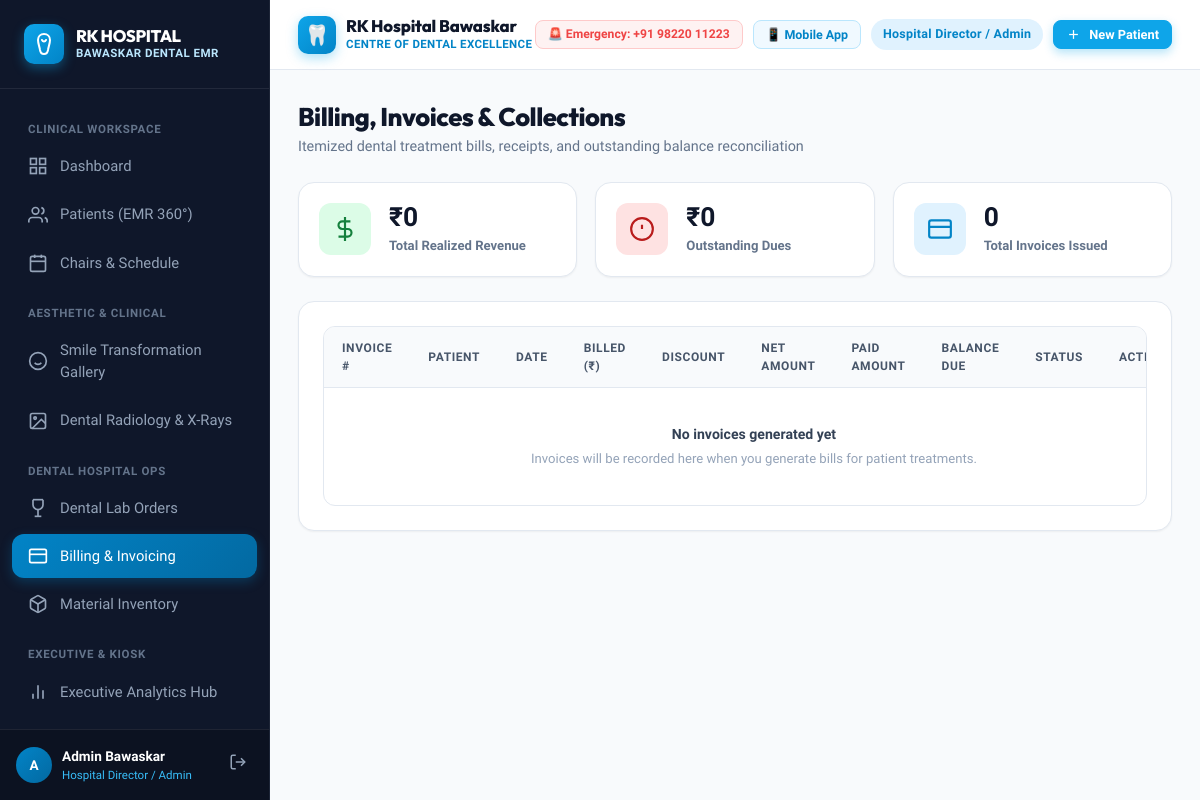
Screenshot of /billing/ (signed in) with the database file from the repository.
### dental_core/models.py (models this page shows, shortened)
class User(AbstractUser):
    ROLE_CHOICES = [
        ('ADMIN', 'Hospital Director / Admin'),
        ('DENTIST', 'Dental Surgeon / Specialist'),
        ('RECEPTIONIST', 'Front Desk / OPD Coordinator'),
        ('HYGIENIST', 'Dental Hygienist / Nurse'),
        ('PHARMACIST', 'Pharmacist / Inventory Store'),
        ('PATIENT', 'Patient Portal'),
    ]
    role = models.CharField(max_length=20, choices=ROLE_CHOICES, default='DENTIST')
    phone_number = models.CharField(max_length=20, blank=True, null=True)
    specialization = models.CharField(max_length=100, blank=True, null=True,
                                      help_text="e.g. Endodontist, Orthodontist, Periodontist, Oral Surgeon")
    qualification = models.CharField(max_length=100, blank=True, null=True,
                                     help_text="e.g. BDS, MDS (Oral & Maxillofacial Surgery)")
    license_number = models.CharField(max_length=50, blank=True, null=True,
                                      help_text="State Dental Council Reg. No.")
    avatar = models.ImageField(upload_to='avatars/', blank=True, null=True)
    def is_patient_user(self):
        return self.role == 'PATIENT'

### dental_core/views.py (the view)
# urls.py: path('billing/', views.billing_list, name='billing_list'),
@login_required
def billing_list(request):
    invoices = Invoice.objects.all().select_related('patient', 'created_by').prefetch_related('payments')
    total_revenue = invoices.aggregate(Sum('paid_amount'))['paid_amount__sum'] or Decimal('0.00')
    total_due = invoices.aggregate(Sum('balance_amount'))['balance_amount__sum'] or Decimal('0.00')
    return render(request, 'billing/billing_list.html', {
        'invoices': invoices,
        'total_revenue': total_revenue,
        'total_due': total_due,
    })

### templates/billing/billing_list.html (shortened to what this page needs)
{% extends 'base.html' %}
{% block content %}
<div style="display: flex; justify-content: space-between; align-items: flex-end; margin-bottom: 24px;">
  <div>
    <h1 style="font-size: 1.6rem; font-weight: 800; color: var(--slate-900);">Billing, Invoices & Collections</h1>
    <p style="color: var(--slate-500); font-size: 0.9rem;">
      Itemized dental treatment bills, receipts, and outstanding balance reconciliation
    </p>
  </div>
</div>
<div style="display: grid; grid-template-columns: repeat(auto-fit, minmax(220px, 1fr)); gap: 18px; margin-bottom: 24px;">
  <div class="stat-card">
    <div class="stat-icon" style="background: #dcfce7; color: #15803d;">
      <svg style="width: 26px; height: 26px;" viewBox="0 0 24 24" fill="none" stroke="currentColor" stroke-width="2"><line x1="12" y1="1" x2="12" y2="23"></line><path d="M17 5H9.5a3.5 3.5 0 0 0 0 7h5a3.5 3.5 0 0 1 0 7H6"></path></svg>
    </div>
    <div>
      <div class="stat-value">₹{{ total_revenue|floatformat:0 }}</div>
      <div class="stat-label">Total Realized Revenue</div>
    </div>
  </div>
  <div class="stat-card">
    <div class="stat-icon" style="background: #fee2e2; color: #b91c1c;">
      <svg style="width: 26px; height: 26px;" viewBox="0 0 24 24" fill="none" stroke="currentColor" stroke-width="2"><circle cx="12" cy="12" r="10"></circle><line x1="12" y1="8" x2="12" y2="12"></line><line x1="12" y1="16" x2="12.01" y2="16"></line></svg>
    </div>
    <div>
      <div class="stat-value">₹{{ total_due|floatformat:0 }}</div>
      <div class="stat-label">Outstanding Dues</div>
    </div>
  </div>
  <div class="stat-card">
    <div class="stat-icon" style="background: #e0f2fe; color: #0284c7;">
      <svg style="width: 26px; height: 26px;" viewBox="0 0 24 24" fill="none" stroke="currentColor" stroke-width="2"><rect x="2" y="4" width="20" height="16" rx="2"></rect><line x1="2" y1="10" x2="22" y2="10"></line></svg>
    </div>
    <div>
      <div class="stat-value">{{ invoices.count }}</div>
      <div class="stat-label">Total Invoices Issued</div>
    </div>
  </div>
</div>
<div class="card">
  <div class="table-container">
    <table class="data-table">
      <thead>
        <tr>
          <th>Invoice #</th>
          <th>Patient</th>
          <th>Date</th>
          <th>Billed (₹)</th>
          <th>Discount</th>
          <th>Net Amount</th>
          <th>Paid Amount</th>
          <th>Balance Due</th>
          <th>Status</th>
          <th>Action</th>
        </tr>
      </thead>
      <tbody>
        {% for inv in invoices %}
        <tr>
          <td style="font-family: monospace; font-weight: 700; color: var(--primary-700);">{{ inv.invoice_number }}</td>
          <td>
            <a href="{% url 'patient_detail' inv.patient.id %}" style="font-weight: 700; color: var(--slate-900);">
              {{ inv.patient.full_name }}
            </a>
            <div style="font-size: 0.72rem; color: var(--slate-400);">{{ inv.patient.mrn }}</div>
          </td>
          <td>{{ inv.invoice_date|date:"M d, Y" }}</td>
          <td>₹{{ inv.total_amount }}</td>
          <td>₹{{ inv.discount_amount }}</td>
          <td style="font-weight: 800; color: var(--slate-900);">₹{{ inv.net_payable }}</td>
          <td style="color: #15803d; font-weight: 700;">₹{{ inv.paid_amount }}</td>
          <td style="color: #b91c1c; font-weight: 700;">₹{{ inv.balance_amount }}</td>
          <td>
            <span class="badge {% if inv.status == 'PAID' %}badge-success{% elif inv.status == 'PARTIAL' %}badge-warning{% else %}badge-danger{% endif %}">
              {{ inv.get_status_display }}
            </span>
          </td>
          <td>
            <a href="{% url 'invoice_detail' inv.id %}" class="btn btn-secondary btn-sm" style="font-size: 0.75rem;">
              Tax Invoice / Pay →
            </a>
          </td>
        </tr>
        {% empty %}
        <tr>
          <td colspan="10" style="text-align: center; color: var(--slate-500); padding: 36px 16px;">
            <div style="font-weight: 700; color: var(--slate-700); margin-bottom: 4px;">No invoices generated yet</div>
            <div style="font-size: 0.82rem; color: var(--slate-400);">Invoices will be recorded here when you generate bills for patient treatments.</div>
          </td>
        </tr>
        {% endfor %}
      </tbody>
    </table>
  </div>
</div>
{% endblock %}

### templates/base.html (shortened to what this page needs)
{% load static %}
<!DOCTYPE html>
<html lang="en">
<head>
  <link rel="stylesheet" href="{% static 'css/hospital_theme.css' %}">
</head>
<body>
<div class="app-layout">
  <aside class="sidebar" id="appSidebar">
    <div class="sidebar-brand">
      <div style="display: flex; align-items: center; justify-content: space-between;">
        <div style="display: flex; align-items: center; gap: 12px;">
          <div style="width: 40px; height: 40px; background: linear-gradient(135deg, #0ea5e9, #0284c7); border-radius: 10px; display: flex; align-items: center; justify-content: center; box-shadow: 0 4px 12px rgba(14, 165, 233, 0.4);">
            <svg style="width: 24px; height: 24px; fill: none; stroke: #ffffff; stroke-width: 2; stroke-linecap: round; stroke-linejoin: round;" viewBox="0 0 24 24">
              <path d="M12 2C8.5 2 6 4.5 6 8c0 3.5 1.5 6.5 2 10 .5 3 2 4 4 4s3.5-1 4-4c.5-3.5 2-6.5 2-10 0-3.5-2.5-6-6-6z"/>
              <path d="M10 8c.5 1 1.5 1.5 2 1.5s1.5-.5 2-1.5"/>
            </svg>
          </div>
          <div>
            <div class="brand-font" style="font-weight: 800; font-size: 1.05rem; color: #ffffff; line-height: 1.15;">RK HOSPITAL</div>
            <div style="font-size: 0.72rem; color: var(--primary-200); font-weight: 600; letter-spacing: 0.04em;">BAWASKAR DENTAL EMR</div>
          </div>
        </div>
      </div>
    </div>
    <div class="sidebar-nav">
      <div class="nav-section-title">Clinical Workspace</div>
      <a href="{% url 'dashboard' %}" class="nav-link {% if request.resolver_match.url_name == 'dashboard' %}active{% endif %}">
        <svg viewBox="0 0 24 24" fill="none" stroke="currentColor" stroke-width="2"><rect x="3" y="3" width="7" height="7"></rect><rect x="14" y="3" width="7" height="7"></rect><rect x="14" y="14" width="7" height="7"></rect><rect x="3" y="14" width="7" height="7"></rect></svg>
        <span>Dashboard</span>
      </a>
      {% if not user.is_patient_user %}
      <a href="{% url 'patient_list' %}" class="nav-link {% if 'patient' in request.path and not 'new' in request.path %}active{% endif %}">
        <svg viewBox="0 0 24 24" fill="none" stroke="currentColor" stroke-width="2"><path d="M17 21v-2a4 4 0 0 0-4-4H5a4 4 0 0 0-4 4v2"></path><circle cx="9" cy="7" r="4"></circle><path d="M23 21v-2a4 4 0 0 0-3-3.87"></path><path d="M16 3.13a4 4 0 0 1 0 7.75"></path></svg>
        <span>Patients (EMR 360°)</span>
      </a>
      <a href="{% url 'appointment_list' %}" class="nav-link {% if 'appointment' in request.path %}active{% endif %}">
        <svg viewBox="0 0 24 24" fill="none" stroke="currentColor" stroke-width="2"><rect x="3" y="4" width="18" height="18" rx="2" ry="2"></rect><line x1="16" y1="2" x2="16" y2="6"></line><line x1="8" y1="2" x2="8" y2="6"></line><line x1="3" y1="10" x2="21" y2="10"></line></svg>
        <span>Chairs & Schedule</span>
      </a>
      <div class="nav-section-title">Aesthetic & Clinical</div>
      <a href="{% url 'smile_gallery' %}" class="nav-link {% if 'smile-gallery' in request.path %}active{% endif %}">
        <svg viewBox="0 0 24 24" fill="none" stroke="currentColor" stroke-width="2"><circle cx="12" cy="12" r="10"></circle><path d="M8 14s1.5 2 4 2 4-2 4-2"></path><line x1="9" y1="9" x2="9.01" y2="9"></line><line x1="15" y1="9" x2="15.01" y2="9"></line></svg>
        <span>Smile Transformation Gallery</span>
      </a>
      <a href="{% url 'radiograph_hub' %}" class="nav-link {% if 'radiograph' in request.path %}active{% endif %}">
        <svg viewBox="0 0 24 24" fill="none" stroke="currentColor" stroke-width="2"><rect x="3" y="3" width="18" height="18" rx="2" ry="2"></rect><circle cx="8.5" cy="8.5" r="1.5"></circle><polyline points="21 15 16 10 5 21"></polyline></svg>
        <span>Dental Radiology & X-Rays</span>
      </a>
      <div class="nav-section-title">Dental Hospital Ops</div>
      <a href="{% url 'lab_list' %}" class="nav-link {% if 'lab' in request.path %}active{% endif %}">
        <svg viewBox="0 0 24 24" fill="none" stroke="currentColor" stroke-width="2"><path d="M6 2v6a6 6 0 0 0 12 0V2"></path><line x1="6" y1="2" x2="18" y2="2"></line><line x1="12" y1="14" x2="12" y2="22"></line><line x1="8" y1="22" x2="16" y2="22"></line></svg>
        <span>Dental Lab Orders</span>
      </a>
      <a href="{% url 'billing_list' %}" class="nav-link {% if 'billing' in request.path %}active{% endif %}">
        <svg viewBox="0 0 24 24" fill="none" stroke="currentColor" stroke-width="2"><rect x="2" y="4" width="20" height="16" rx="2"></rect><line x1="2" y1="10" x2="22" y2="10"></line></svg>
        <span>Billing & Invoicing</span>
      </a>
      <a href="{% url 'inventory_list' %}" class="nav-link {% if 'inventory' in request.path %}active{% endif %}">
        <span>Material Inventory</span>
      </a>
      <div class="nav-section-title">Executive & Kiosk</div>
      <a href="{% url 'analytics_dashboard' %}" class="nav-link {% if 'analytics' in request.path %}active{% endif %}">
        <svg viewBox="0 0 24 24" fill="none" stroke="currentColor" stroke-width="2"><line x1="18" y1="20" x2="18" y2="10"></line><line x1="12" y1="20" x2="12" y2="4"></line><line x1="6" y1="20" x2="6" y2="14"></line></svg>
        <span>Executive Analytics Hub</span>
      </a>
      <a href="{% url 'kiosk_qr_poster' %}" class="nav-link {% if 'kiosk' in request.path %}active{% endif %}">
      </a>
      {% endif %}
    </div>
    <div style="padding: 16px; border-top: 1px solid rgba(255, 255, 255, 0.08); background: rgba(0, 0, 0, 0.2); display: flex; align-items: center; justify-content: space-between;">
      <div style="display: flex; align-items: center; gap: 10px; overflow: hidden;">
        <div style="width: 36px; height: 36px; border-radius: 50%; background: linear-gradient(135deg, #0284c7, #0369a1); display: flex; align-items: center; justify-content: center; font-weight: 700; color: #fff; font-size: 0.85rem; flex-shrink: 0;">
          {{ user.first_name|default:user.username|make_list|first|upper }}
        </div>
        <div style="overflow: hidden;">
          <div style="font-size: 0.85rem; font-weight: 600; color: #fff; white-space: nowrap; overflow: hidden; text-overflow: ellipsis;">
            {{ user.get_full_name|default:user.username }}
          </div>
          <div style="font-size: 0.72rem; color: #38bdf8; font-weight: 500;">
            {{ user.get_role_display }}
          </div>
        </div>
      </div>
      <a href="{% url 'logout' %}" title="Logout" style="color: var(--slate-400); padding: 6px; border-radius: 6px;" onmouseover="this.style.color='#fff'" onmouseout="this.style.color='var(--slate-400)'">
        <svg style="width: 18px; height: 18px;" viewBox="0 0 24 24" fill="none" stroke="currentColor" stroke-width="2"><path d="M9 21H5a2 2 0 0 1-2-2V5a2 2 0 0 1 2-2h4"></path><polyline points="16 17 21 12 16 7"></polyline><line x1="21" y1="12" x2="9" y2="12"></line></svg>
      </a>
    </div>
  </aside>
  <div class="main-content">
    <header class="top-nav">
      <div style="display: flex; align-items: center; gap: 14px;">
        <div style="display: flex; align-items: center; gap: 10px;">
          <div style="width: 38px; height: 38px; background: linear-gradient(135deg, #0ea5e9, #0284c7); border-radius: 10px; display: flex; align-items: center; justify-content: center; box-shadow: 0 4px 12px rgba(14, 165, 233, 0.35); font-size: 1.25rem;">
            🦷
          </div>
          <div>
            <div class="brand-font" style="font-weight: 800; font-size: 1.05rem; color: var(--slate-900); line-height: 1.15; letter-spacing: -0.01em;">
              RK Hospital Bawaskar
            </div>
            <div style="font-size: 0.72rem; color: #0284c7; font-weight: 700; letter-spacing: 0.03em; text-transform: uppercase;">
              Centre of Dental Excellence
            </div>
          </div>
        </div>
      </div>
      <div class="top-nav-actions" style="display: flex; align-items: center; gap: 10px;">
        <a href="tel:+919822011223" class="btn btn-secondary btn-sm" style="padding: 6px 12px; font-size: 0.76rem; color: #ef4444; border-color: #fecaca; background: #fef2f2;" title="24/7 Dental Emergency Desk">
          🚨 Emergency: +91 98220 11223
        </a>
        <a href="{% url 'mobile_companion' %}" class="btn btn-secondary btn-sm" style="color: #0284c7; border-color: #bae6fd; background: #f0f9ff; padding: 6px 12px; font-size: 0.78rem;">
          📱 Mobile App
        </a>
        <span class="badge top-role-badge" style="background: #e0f2fe; color: #0284c7; padding: 6px 12px; font-size: 0.78rem; font-weight: 700;">
          {{ user.get_role_display }}
        </span>
        {% if not user.is_patient_user %}
        <a href="{% url 'patient_create' %}" class="btn btn-primary btn-sm" style="white-space: nowrap; background: #0ea5e9; border-color: #0ea5e9;">
          <svg style="width: 15px; height: 15px;" viewBox="0 0 24 24" fill="none" stroke="currentColor" stroke-width="2"><line x1="12" y1="5" x2="12" y2="19"></line><line x1="5" y1="12" x2="19" y2="12"></line></svg>
          <span class="btn-text-hide-mobile">New Patient</span>
        </a>
        {% endif %}
      </div>
    </header>
    <main class="page-main-container" style="flex: 1;">
      {% block content %}{% endblock %}
    </main>
  </div>
</div>
</body>
</html>

### rows the page displays
User: first_name|make_list "A", get_full_name "Admin Bawaskar", role "Hospital Director / Admin"

### other values shown
{{ total_revenue|floatformat:0 }} "0"
{{ total_due|floatformat:0 }} "0"
{{ invoices.count }} "0"
